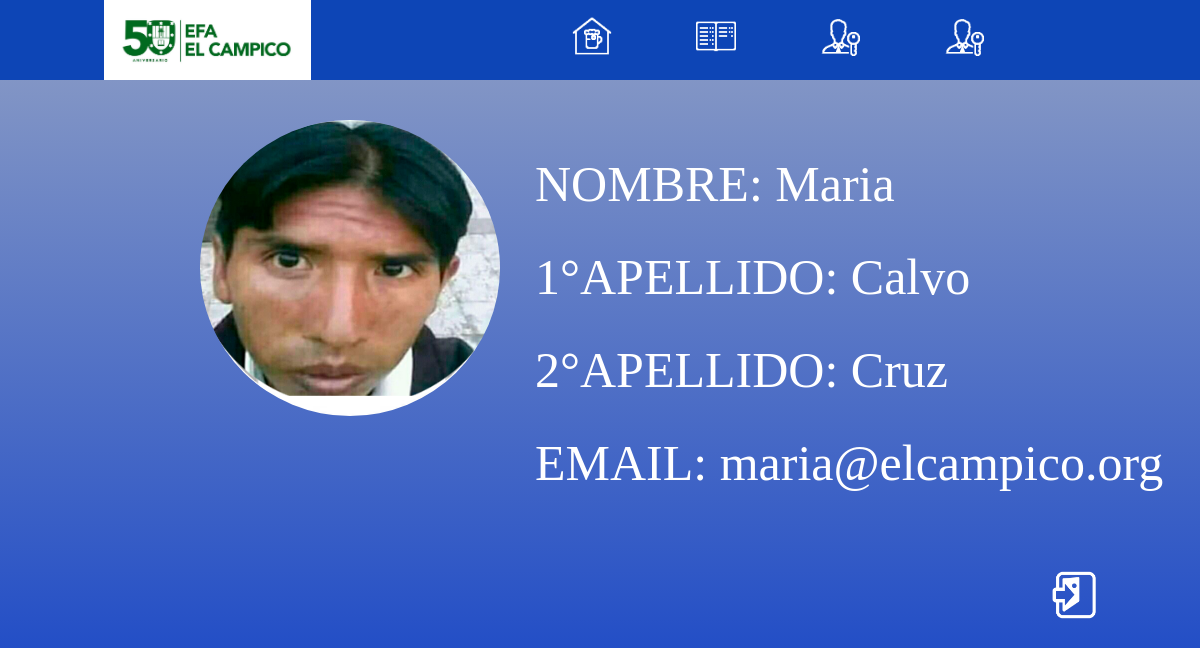
Screenshot of /perfilProfesor.php (signed in) with the database file from the repository.
### tables this page shows
CREATE TABLE `personal` (
  `email` char(80) NOT NULL,
  `nombre` char(30) NOT NULL,
  `apellido_1` char(20) NOT NULL,
  `apellido_2` char(20) DEFAULT NULL,
  `contrasenya` char(64) NOT NULL,
  `tipo` enum('profesor','administrador','secretaría') NOT NULL,
  PRIMARY KEY (`email`)
);

### perfilProfesor.php (the view, shortened to what this page needs)
<?php
	include('php/conexion.php');
	$idUsuario = $_SESSION['usuario'];
	$sql_personal = "SELECT * FROM personal WHERE email='$idUsuario'";
	$stmt = $conexion->prepare($sql_personal);
    $stmt->execute();
	$row = $stmt->fetch(PDO::FETCH_ASSOC);
?>
<!DOCTYPE html>
<html lang="es">
<head>
	<link rel="stylesheet" type="text/css" href="css/controlSalidas.css">
</head>
<body>
	<header class="header">
        <nav class="nav">
            <a href="#" class="logo"><img src="Imgs/big-logo.png" alt="logoCampico"></a>
            <ul class="nav-menu">
                <li class="nav-menu-item">
                    <a href="#" class="nav-menu-link nav_link"><img src="Imgs/control_home.png" alt="" width="40px"></a>
                </li>
                <li class="nav-menu-item">
                    <a href="#" class="nav-menu-link nav_link"><img src="Imgs/icono_control.png" alt="" width="40px"></a>
                </li>
                <li class="nav-menu-item">
                    <a href="#" class="nav-menu-link nav_link"><img src="Imgs/logo_usuario.png" alt="" width="40px"></a>
                </li>
                <li class="nav-menu-item">
                    <a href="perfilProfesor.php" class="nav-menu-link nav_link"><img src="Imgs/logo_usuario.png" alt="" width="40px"></a>
                </li>
            </ul>
        </nav>
    </header>
	<div class="perfilEntero">
		<img src="Imgs/icono_usuario.jpg" class="imagenPerfil">
		<div class="perfil">
			<ul class="datos_perfil">
				<li class="palabras">
					NOMBRE: <?php echo $row['nombre']; ?>
				</li>
				<li class="palabras">
					1&#176;APELLIDO:  <?php echo $row['apellido_1']; ?>
				</li>
				<li class="palabras">
					2&#176;APELLIDO: <?php echo $row['apellido_2']; ?>
				</li>
				<li class="palabras">
					EMAIL: <?php echo $row['email']; ?>
				</li>
			</ul>
		</div>
	</div>
	<div class="salir">
		<a href="php/cerrarSesion.php"><img src="Imgs/cerrar_sesion.png" alt="cerrar_sesion" width="50px"></a>
	</div>
</body>
</html>

### css/controlSalidas.css (style rules this page uses)
* { margin: 0px; padding: 0px; box-sizing: border-box; }
.header { background-color: rgb(13, 69, 182); height: 80px; position: fixed; width: 100%; top: 0; left: 0; }
.nav { display: flex; justify-content: space-between; max-width: 992px; margin: 0 auto; }
.nav_link { color: white; text-decoration: none; }
.logo img { width: 100%; height: 80px; }
.nav-menu { display: flex; margin-right: 70px; margin-top: 10px; list-style: none; }
.nav-menu-item { font-size: 18px; margin: 0 30px; line-height: 80px; text-transform: uppercase; width: max-content; }
.nav-menu-link { padding: 30px 12px 5px 12px; border-radius: 3px; }
body { background: -webkit-linear-gradient( #8f9fc5, rgb(32, 76, 198)); }
.perfil { width: 60%; font-size: 20px; align-items: center; }
.imagenPerfil { margin-left: 200px; min-width: 25%; width: 25%; height: 25%; min-height: 25; border-radius: 50%; }
.datos_perfil { list-style: none; color: white; }
.palabras { margin: 5%; font-size: 50px; }
.perfilEntero { justify-content: space-between; display: flex; margin-top: 10%; }
.salir { float: right; margin: 43px; margin-right: 100px; }

### rows the page displays
personal: nombre "Maria", apellido_1 "Calvo", apellido_2 "Cruz", email "maria@elcampico.org"
